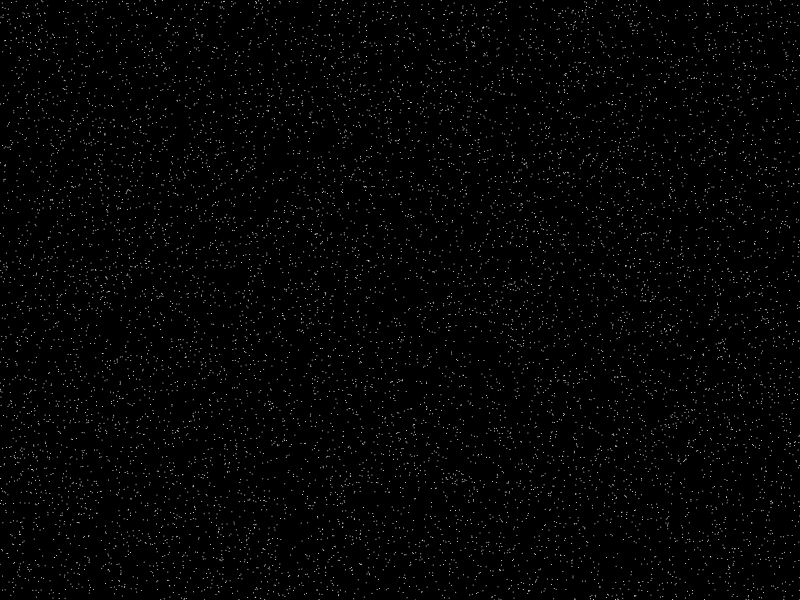
Frame 1 (no input)
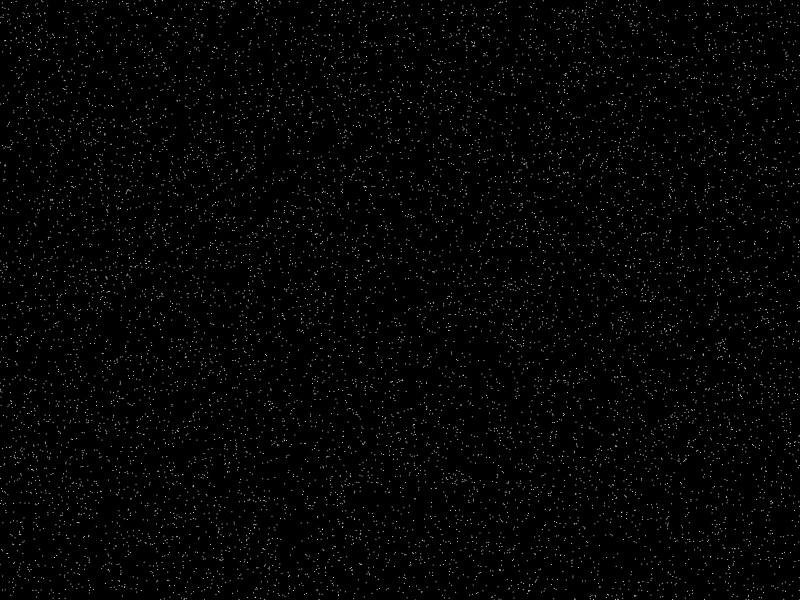
Frame 60 (no input)
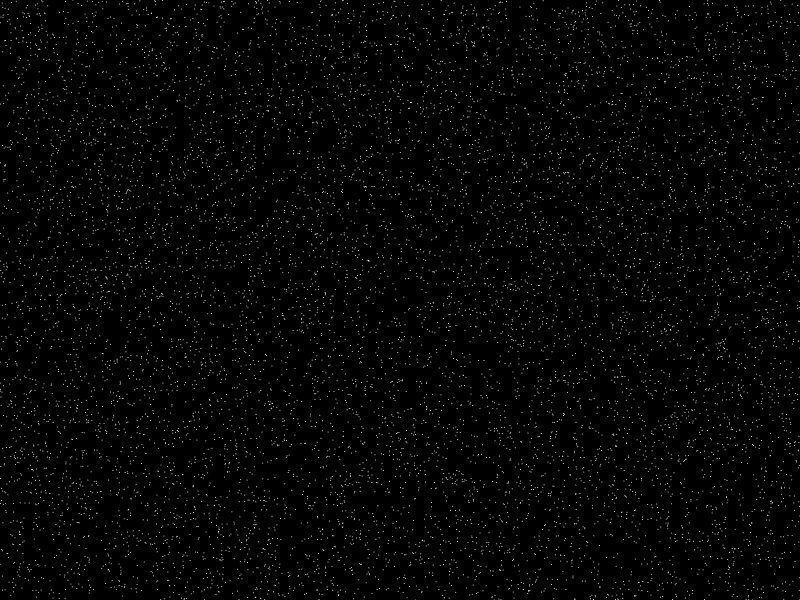
Frame 120 (the mouse pressed at the canvas centre since frame 60)

The p5.js sketch that drew these frames (run headless with seeded random() and noise() and a simulated clock; from frame 60 on, the mouse is pressed at the canvas centre):

// p5.js sketch
// ── sketch.js
var points = []

function setup() {
  // Sets the screen to be 640 pixels wide and 360 pixels high
  createCanvas(displayWidth, displayHeight);
  for (var i = 0; i < 10000; i++) {
    newPoint = [random(width), random(height)]
    points.push(newPoint)

  }
}

function draw() {
  // Set the background to black and turn off the fill color
  background(0);
  noFill();
  stroke(255);

  //remove a star and add a new one for twinkle effect
  points.shift()
  newPoint = [random(width), random(height)]
  points.push(newPoint)

  //draw the stars
  for (var p of points){
    point(p[0], p[1])
  }
}
